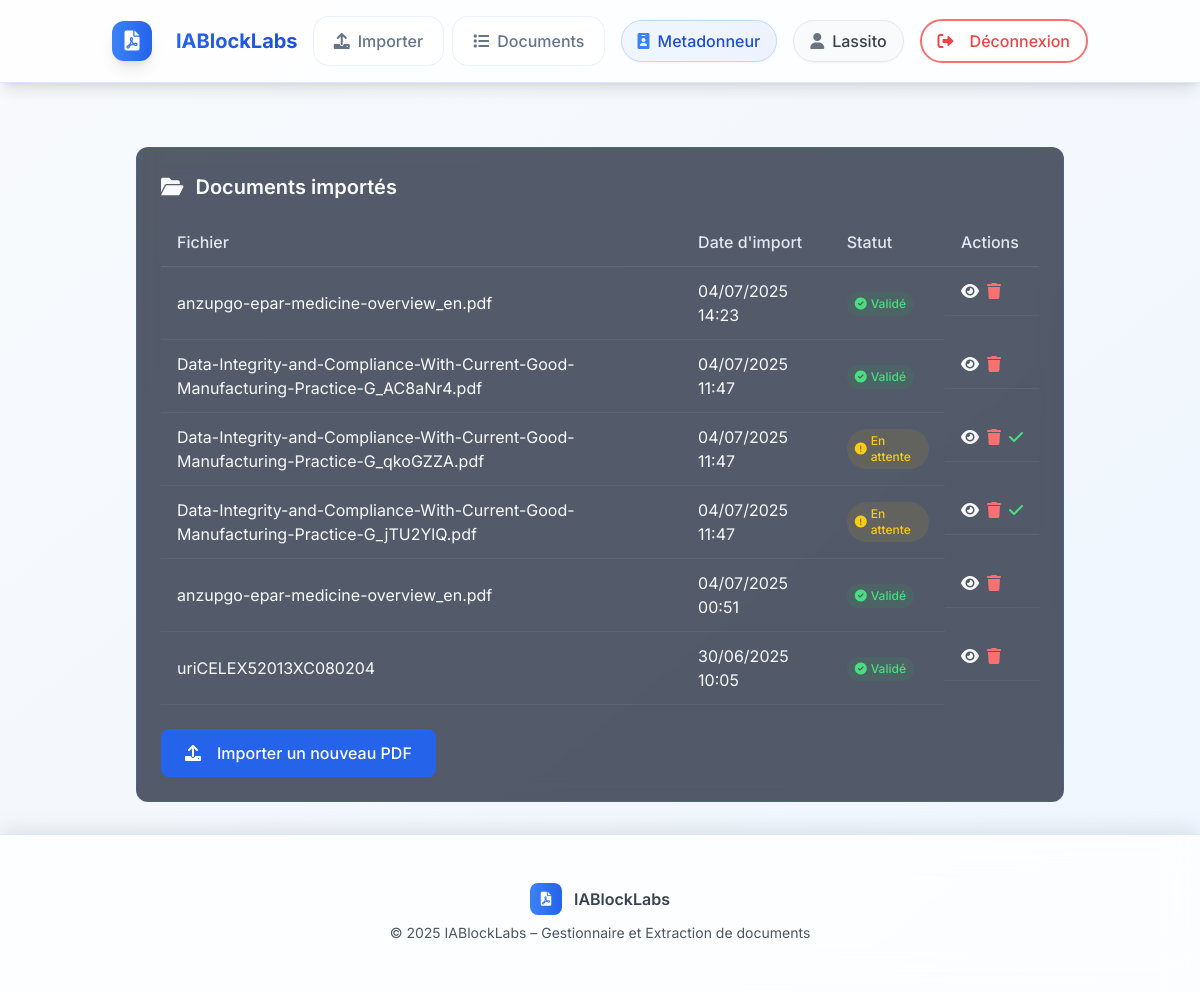
Page /documents/ (signed in) on the committed database.
### rawdocs/models.py (models this page shows, shortened)
class RawDocument(models.Model):
    url        = models.URLField(help_text="URL d'origine du PDF", blank=True)
    file       = models.FileField(upload_to=pdf_upload_to, help_text="Fichier PDF téléchargé")
    created_at = models.DateTimeField(auto_now_add=True)
    owner = models.ForeignKey(
        settings.AUTH_USER_MODEL,
        on_delete=models.CASCADE,
        related_name='raw_documents',
        null=True, blank=True,
        help_text="Utilisateur qui a téléchargé ce document"
    )
    is_validated    = models.BooleanField(default=False, help_text="Document validé par un métadonneur")
    validated_at    = models.DateTimeField(null=True, blank=True)
    total_pages       = models.IntegerField(default=0, help_text="Nombre total de pages")
    pages_extracted   = models.BooleanField(default=False, help_text="Pages extraites individuellement")
    title            = models.TextField(blank=True, help_text="Titre du document")
    doc_type         = models.CharField("Type", max_length=100, blank=True, help_text="Type du document (guide, rapport…)")  # renommé doc_type
    publication_date = models.CharField(max_length=100, blank=True, help_text="Date de publication")
    version          = models.CharField(max_length=50, blank=True, help_text="Version extraite")
    source           = models.CharField(max_length=255, blank=True, help_text="Organisation émettrice (EMA, FDA…)")
    context          = models.TextField(blank=True, help_text="Contexte extrait (2 phrases max)")
    country          = models.CharField(max_length=100, blank=True, help_text="Pays détecté (GPE ou TLD)")
    language         = models.CharField(max_length=10, blank=True, help_text="Langue détectée (fr, en…)")
    url_source       = models.URLField(blank=True, help_text="URL d'origine pour référence")

### rawdocs/views.py (the view)
@login_required(login_url='rawdocs:login')
@user_passes_test(is_metadonneur)
def document_list(request):
    docs = RawDocument.objects.filter(owner=request.user).order_by('-created_at')
    for d in docs: d.basename = os.path.basename(d.file.name)
    return render(request, 'rawdocs/document_list.html', {'documents': docs})

### rawdocs/templatetags/rawdocs_extras.py (called while the page is built)
@register.filter
def basename(value):
    return os.path.basename(value)

### rawdocs/views.py (called while the page is built)
def is_metadonneur(user):
    return user.groups.filter(name="Metadonneur").exists()

### templates/rawdocs/document_list.html (shortened to what this page needs)
{% extends "base.html" %}
{% load rawdocs_extras %}
{% block content %}
<div class="dashboard-container">
    <div class="card">
        <h2 class="card-title">
            <i class="fas fa-folder-open text-accent"></i>
            Documents importés
        </h2>
        {% if documents %}
            <div class="overflow-x-auto">
                <table class="table">
                    <thead>
                        <tr>
                            <th>Fichier</th>
                            <th>Date d'import</th>
                            <th>Statut</th>
                            <th>Actions</th>
                        </tr>
                    </thead>
                    <tbody>
                        {% for doc in documents %}
                        <tr>
                            <td>{{ doc.file.name|basename }}</td>
                            <td>{{ doc.created_at|date:"d/m/Y H:i" }}</td>
                            <td>
                                {% if doc.is_validated %}
                                    <span class="inline-flex items-center px-2 py-1 rounded-full text-xs font-medium bg-green-500/10 text-green-400">
                                        <i class="fas fa-check-circle mr-1"></i> Validé
                                    </span>
                                {% else %}
                                    <span class="inline-flex items-center px-2 py-1 rounded-full text-xs font-medium bg-yellow-500/10 text-yellow-400">
                                        <i class="fas fa-exclamation-circle mr-1"></i> En attente
                                    </span>
                                {% endif %}
                            </td>
                            <td class="flex space-x-2">
                                <a href="{% url 'rawdocs:edit_metadata' doc.id %}"
                                   class="text-accent hover:text-white transition-colors"
                                   title="Voir / éditer les métadonnées">
                                    <i class="fas fa-eye"></i>
                                </a>
                                <form method="post"
                                      action="{% url 'rawdocs:document_delete' doc.id %}"
                                      class="inline">
                                    <button type="submit"
                                            class="text-red-400 hover:text-red-300 transition-colors"
                                            title="Supprimer">
                                        <i class="fas fa-trash"></i>
                                    </button>
                                </form>
                                {% if not doc.is_validated %}
                                <a href="{% url 'rawdocs:validate_document' doc.id %}"
                                   class="text-green-400 hover:text-green-300 transition-colors"
                                   title="Valider pour annotation">
                                    <i class="fas fa-check"></i>
                                </a>
                                {% endif %}
                            </td>
                        </tr>
                        {% endfor %}
                    </tbody>
                </table>
            </div>
        {% else %}
            <p class="text-gray-400">Aucun document importé pour le moment.</p>
        {% endif %}
        <div class="mt-6">
            <a href="{% url 'rawdocs:upload' %}"
               class="btn btn-primary">
                <i class="fas fa-upload mr-2"></i> Importer un nouveau PDF
            </a>
        </div>
    </div>
</div>
{% endblock %}

### templates/base.html (shortened to what this page needs)
{% load static %}
<!DOCTYPE html>
<html lang="fr">
<head>
  <script src="https://cdn.tailwindcss.com"></script>
  <link rel="stylesheet" href="{% static 'rawdocs/css/styles.css' %}">
  <link href="https://cdnjs.cloudflare.com/ajax/libs/font-awesome/6.0.0/css/all.min.css" rel="stylesheet">
</head>
<body class="bg-gradient-to-br from-slate-50 to-blue-50 min-h-screen flex flex-col">
  <div class="fixed inset-0 opacity-5 pointer-events-none">
    <div class="absolute inset-0 bg-grid-pattern"></div>
  </div>
  <div class="app-container flex-1 flex flex-col relative z-10">
    <header class="site-header bg-white/80 backdrop-blur-lg shadow-lg border-b border-blue-100">
      <div class="header-content container mx-auto px-6 flex items-center justify-between py-4">
{% if user.groups.first.name == "Annotateur" %}
  <a href="{% url 'rawdocs:annotation_dashboard' %}"
     class="logo group flex items-center text-xl font-bold text-blue-600 hover:text-blue-700 transition-all duration-300">
{% else %}
  <a href="{% url 'rawdocs:dashboard' %}"
     class="logo group flex items-center text-xl font-bold text-blue-600 hover:text-blue-700 transition-all duration-300">
{% endif %}
    <div class="logo-icon bg-gradient-to-r from-blue-500 to-blue-600 p-2 rounded-xl mr-3 group-hover:scale-110 transition-transform duration-300 shadow-lg">
      <i class="fas fa-file-pdf text-white"></i>
    </div>
    <span class="bg-gradient-to-r from-blue-600 to-blue-700 bg-clip-text text-transparent">
    </span>
  </a>
        {% if user.is_authenticated %}
          <nav class="role-nav hidden md:flex gap-2">
            {% with group=user.groups.first %}
              {% if group.name == "Metadonneur" %}
                <a href="{% url 'rawdocs:upload' %}" class="nav-link group">
                  <i class="fas fa-upload group-hover:scale-110 transition-transform duration-200"></i>
                  <span>Importer</span>
                </a>
                <a href="{% url 'rawdocs:document_list' %}" class="nav-link group">
                  <i class="fas fa-list group-hover:scale-110 transition-transform duration-200"></i>
                  <span>Documents</span>
                </a>
              {% elif group.name == "Annotateur" %}
                <a href="{% url 'rawdocs:annotation_dashboard' %}" class="nav-link group">
                  <i class="fas fa-highlighter group-hover:scale-110 transition-transform duration-200"></i>
                  <span>Annotation</span>
                </a>
              {% elif group.name == "Expert" %}
                <a href="{% url 'rawdocs:annotation_dashboard' %}" class="nav-link group">
                  <i class="fas fa-graduation-cap group-hover:scale-110 transition-transform duration-200"></i>
                  <span>Expertise</span>
                </a>
              {% endif %}
            {% endwith %}
          </nav>
          <div class="user-info flex items-center gap-4">
            <div class="user-badge bg-gradient-to-r from-blue-50 to-indigo-50 px-4 py-2 rounded-full border border-blue-200">
              <span class="flex items-center text-blue-700 font-medium">
                <i class="fas fa-id-badge mr-2 text-blue-500"></i>
                {{ user.groups.first.name }}
              </span>
            </div>
            <div class="user-badge bg-gradient-to-r from-gray-50 to-slate-50 px-4 py-2 rounded-full border border-gray-200">
              <span class="flex items-center text-gray-700 font-medium">
                <i class="fas fa-user mr-2 text-gray-500"></i>
                {{ user.username }}
              </span>
            </div>
            <form method="post" action="{% url 'rawdocs:logout' %}">
              <button type="submit"
                      class="btn-logout group inline-flex items-center px-4 py-2 border-2 border-red-400 text-red-500 rounded-full hover:bg-red-500 hover:text-white transition-all duration-300 hover:shadow-lg hover:scale-105">
                <i class="fas fa-sign-out-alt mr-2 group-hover:animate-pulse"></i>
                <span>Déconnexion</span>
              </button>
            </form>
          </div>
        {% endif %}
      </div>
    </header>
    <main class="site-main flex-1 container mx-auto px-6 py-8">
      <div class="main-content-wrapper animate-fadeInUp">
        {% block content %}{% endblock %}
      </div>
    </main>
    <footer class="site-footer bg-white/80 backdrop-blur-lg border-t border-blue-100 py-6">
      <div class="footer-content text-center">
        <div class="flex items-center justify-center gap-3 mb-2">
          <div class="w-8 h-8 bg-gradient-to-r from-blue-500 to-blue-600 rounded-lg flex items-center justify-center">
            <i class="fas fa-file-pdf text-white text-sm"></i>
          </div>
          <span class="text-gray-700 font-semibold">IABlockLabs</span>
        </div>
        <p class="text-gray-600 text-sm">
          &copy; 2025 IABlockLabs – Gestionnaire et Extraction de documents
        </p>
      </div>
    </footer>
  </div>
</body>
</html>

### templates/rawdocs/document_list.html (style rules this page uses)
.dashboard-container { max-width: 1200px; margin: 2rem auto 0; padding: 0 1.5rem; }
.card { background: var(--card-bg); backdrop-filter: blur(10px); border: 1px solid var(--card-border); border-radius: 12px; padding: 1.5rem; transition: all 0.3s ease; }
.card-title { font-size: 1.25rem; font-weight: 600; color: var(--text); margin-bottom: 1rem; display: flex; align-items: center; gap: 0.75rem; }
.btn { display: inline-flex; align-items: center; justify-content: center; padding: 0.75rem 1.5rem; border-radius: 8px; font-weight: 500; transition: all 0.3s ease; }
.btn-primary { background: var(--primary); color: white; }
.table { width: 100%; border-collapse: collapse; }
.table th { text-align: left; padding: 0.75rem 1rem; color: var(--text-secondary); font-weight: 500; border-bottom: 1px solid rgba(255, 255, 255, 0.1); }
.table td { padding: 0.75rem 1rem; color: var(--text); border-bottom: 1px solid rgba(255, 255, 255, 0.05); }
:root { --primary: #2563eb; --primary-light: #3b82f6; --secondary: #1e293b; --secondary-dark: #0f172a; --accent: #60a5fa; --text: #f8fafc; --text-secondary: #e2e8f0; --card-bg: rgba(15, 23, 42, 0.7); --card-border: rgba(59, 130, 246, 0.2); }

### rows in the picture
RawDocument: file.name|basename "anzupgo-epar-medicine-overview_en.pdf", created_at "04/07/2025 14:23", is_validated True (drawn)
RawDocument: file.name|basename "Data-Integrity-and-Compliance-With-Current-Good-Manufacturing-Practice-G_AC8aNr4.pdf", created_at "04/07/2025 11:47", is_validated True (drawn)
RawDocument: file.name|basename "Data-Integrity-and-Compliance-With-Current-Good-Manufacturing-Practice-G_qkoGZZA.pdf", created_at "04/07/2025 11:47", is_validated False (drawn)
RawDocument: file.name|basename "Data-Integrity-and-Compliance-With-Current-Good-Manufacturing-Practice-G_jTU2YlQ.pdf", created_at "04/07/2025 11:47", is_validated False (drawn)
RawDocument: file.name|basename "anzupgo-epar-medicine-overview_en.pdf", created_at "04/07/2025 00:51", is_validated True (drawn)
RawDocument: file.name|basename "uriCELEX52013XC080204", created_at "30/06/2025 10:05", is_validated True (drawn)

### other values in the picture
{{ user.groups.first.name }} "Metadonneur"
{{ user.username }} "Lassito"
